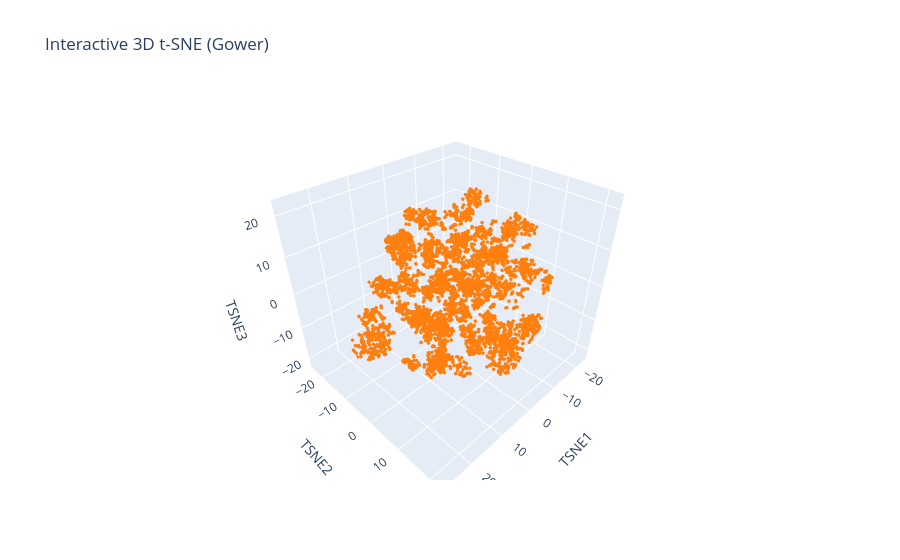
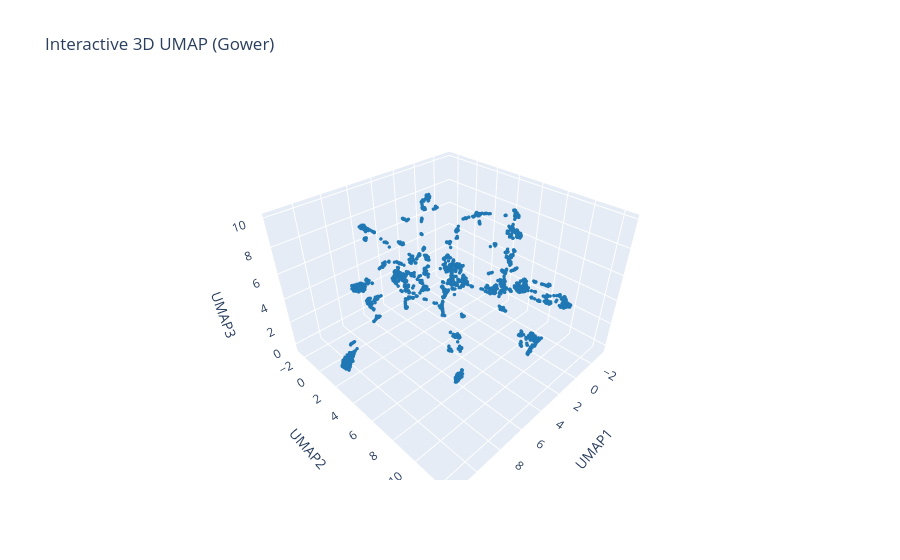

Notebook code cell kept with these figures, in order:
### Code cell
import plotly.express as px
from sklearn.manifold import TSNE
import umap
import numpy as np
import gower # Ensure this is installed: !pip install gower

# --- GOAL: 3D CLIENT TOPOLOGY EXPLORATION ---
# WHY: 2D plots can sometimes oversimplify relationships (projections). 
# By moving to 3D, we gain 'depth perception' into our client data. 
# This helps us identify 'Bridges' between customer segments—essential for 
# understanding customer lifetime migration (e.g., how a 'Student' persona 
# evolves into an 'Affluent Professional' persona).

# 1. Safety Check: Ensure Gower Distances are calculated
if 'gower_distances' not in locals():
    print("Gower distances not found in memory. Computing now (this may take a moment)...")
    # Using 'X' which was created in your preprocessing cell
    gower_distances = gower.gower_matrix(X)
    print("Done.")

# 2. 3D t-SNE Calculation
print("Computing 3D t-SNE (Gower Distance)...")
tsne_3d = TSNE(
    n_components=3, 
    perplexity=30, 
    metric='precomputed', 
    random_state=42, 
    init='random',
    learning_rate='auto' # Ensures compatibility with newer sklearn versions
)
X_tsne_3d = tsne_3d.fit_transform(gower_distances.astype(np.float64))

# 3. 3D UMAP Calculation
print("Computing 3D UMAP (Gower Distance)...")
umap_3d = umap.UMAP(
    n_components=3, 
    n_neighbors=15, 
    metric='precomputed', 
    random_state=42,
    low_memory=True
)
X_umap_3d = umap_3d.fit_transform(gower_distances)

# --- Interactive Visualization ---

# Create combined Dataframe for plotting
df_3d = pd.DataFrame({
    'TSNE1': X_tsne_3d[:, 0], 'TSNE2': X_tsne_3d[:, 1], 'TSNE3': X_tsne_3d[:, 2],
    'UMAP1': X_umap_3d[:, 0], 'UMAP2': X_umap_3d[:, 1], 'UMAP3': X_umap_3d[:, 2]
})

# Plot 3D t-SNE
fig_tsne = px.scatter_3d(df_3d, x='TSNE1', y='TSNE2', z='TSNE3', 
                         title='Interactive 3D t-SNE (Gower)',
                         color_discrete_sequence=['#FF7F0E'])
fig_tsne.update_traces(marker=dict(size=2))
fig_tsne.show()

# Plot 3D UMAP
fig_umap = px.scatter_3d(df_3d, x='UMAP1', y='UMAP2', z='UMAP3', 
                         title='Interactive 3D UMAP (Gower)',
                         color_discrete_sequence=['#1F77B4'])
fig_umap.update_traces(marker=dict(size=2))
fig_umap.show()

### Figure 1 — Plotly figure (JSON) as saved in the notebook; plotly's stock layout.template omitted (floating-point values rounded to 4 significant figures; data arrays with more than 128 entries replaced by an {"elided": "..."} marker saying what was removed)
{"data": [{"hovertemplate": "TSNE1=%{x}<br>TSNE2=%{y}<br>TSNE3=%{z}<extra></extra>", "legendgroup": "", "marker": {"color": "#FF7F0E", "size": 2, "symbol": "circle"}, "mode": "markers", "name": "", "scene": "scene", "showlegend": false, "type": "scatter3d", "x": {"elided": "5000 float values"}, "y": {"elided": "5000 float values"}, "z": {"elided": "5000 float values"}}], "layout": {"legend": {"tracegroupgap": 0}, "scene": {"domain": {"x": [0, 1], "y": [0, 1]}, "xaxis": {"title": {"text": "TSNE1"}}, "yaxis": {"title": {"text": "TSNE2"}}, "zaxis": {"title": {"text": "TSNE3"}}}, "title": {"text": "Interactive 3D t-SNE (Gower)"}}}

### Figure 2 — Plotly figure (JSON) as saved in the notebook; plotly's stock layout.template omitted (floating-point values rounded to 4 significant figures; data arrays with more than 128 entries replaced by an {"elided": "..."} marker saying what was removed)
{"data": [{"hovertemplate": "UMAP1=%{x}<br>UMAP2=%{y}<br>UMAP3=%{z}<extra></extra>", "legendgroup": "", "marker": {"color": "#1F77B4", "size": 2, "symbol": "circle"}, "mode": "markers", "name": "", "scene": "scene", "showlegend": false, "type": "scatter3d", "x": {"elided": "5000 float values"}, "y": {"elided": "5000 float values"}, "z": {"elided": "5000 float values"}}], "layout": {"legend": {"tracegroupgap": 0}, "scene": {"domain": {"x": [0, 1], "y": [0, 1]}, "xaxis": {"title": {"text": "UMAP1"}}, "yaxis": {"title": {"text": "UMAP2"}}, "zaxis": {"title": {"text": "UMAP3"}}}, "title": {"text": "Interactive 3D UMAP (Gower)"}}}
